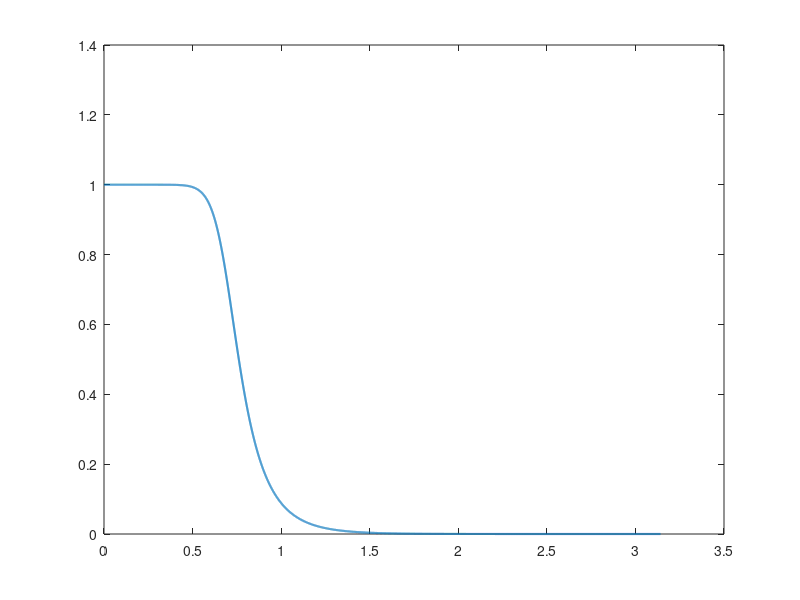

The MATLAB source for this figure: (Note: this script raises an error after producing the figure.)
%% Part 6
% Filter specifications
order = 6;
cutoff = 0.70;  % Cutoff frequency in radians/sample

% Design the Butterworth filter
[b, a] = butter(order, cutoff / pi, 'low');  % Normalize cutoff frequency by pi

% Compute the frequency response
[h, w] = freqz(b, a, 8000);

% Plot the magnitude response
figure;
plot(w, abs(h), 'LineWidth', 1.5);
hold on;
xline(cutoff, '--r', 'Cutoff Frequency', 'LabelVerticalAlignment', 'middle');
title('Magnitude Response of 4th-Order Butterworth Filter');
xlabel('Frequency [radians/sample]');
ylabel('Magnitude');
grid on;
legend('Magnitude Response', 'Location', 'best');
xlim([0, pi]);
ylim([0, 1.1]);
xticks(0:pi/4:pi);
xticklabels({'0', '\pi/4', '\pi/2', '3\pi/4', '\pi'});
hold off;

%% Part D and E
% Define the parameters
M = 60;  % Length of the envelope sequence
n = 0:M; % Time indices for the envelope

% Define the envelope sequence w[n]
w = 0.54 - 0.46 * cos(2 * pi * n / M);

% Define the three narrowband pulses
x1 = w .* cos(0.2 * pi * n);               % x1[n] = w[n] * cos(0.2πn)
x2 = w .* cos(0.4 * pi * n - pi/2);         % x2[n] = w[n] * cos(0.4πn - π/2)
x3 = w .* cos(0.8 * pi * n + pi/5);         % x3[n] = w[n] * cos(0.8πn + π/5)

% Construct the complete input signal x[n]
x = [x3, zeros(1, M+1), x1, zeros(1, M+1), x2];

% Plot the input signal x[n]
figure;
subplot(2, 1, 1);
stem(0:length(x)-1, x, 'filled', 'MarkerSize', 3);
title('Waveform of Signal x[n]');
xlabel('Sample Number (n)');
ylabel('Amplitude');
grid on;

% Compute the DTFT of x[n]
N = 1024;  % Number of frequency points
X = fft(x, N);  % Compute the DFT
f = (-N/2:N/2-1) * (2 * pi / N);  % Frequency axis in radians

% Plot the magnitude of the DTFT of x[n]
subplot(2, 1, 2);
plot(f, fftshift(abs(X)));
title('Magnitude of DTFT of x[n]');
xlabel('\omega (radians)');
ylabel('|X(e^{j\omega})|');
grid on;

% Design the Butterworth filter (from previous steps)
omega_p = 0.2 * pi;  % Passband edge frequency
omega_s = 0.3 * pi;  % Stopband edge frequency
Rp = 1;  % Passband ripple in dB
As = 15; % Stopband attenuation in dB

% Determine the order and cutoff frequency
[N, Wn] = buttord(omega_p / pi, omega_s / pi, Rp, As);

% Design the Butterworth filter
[b, a] = butter(N, Wn);

% Filter the input signal x[n] using the designed filter
y = filter(b, a, x);

% Plot the filtered signal y[n]
figure;
subplot(2, 1, 1);
stem(0:length(y)-1, y, 'filled', 'MarkerSize', 3);
title('Filtered Signal y[n]');
xlabel('Sample Number (n)');
ylabel('Amplitude');
grid on;

% Compute the DFT of the filtered signal y[n]
Y = fft(y, N);  % Compute the DFT

% Plot the magnitude of the DFT of y[n]
subplot(2, 1, 2);
plot(f, fftshift(abs(Y)));
title('Magnitude of DFT of Filtered Signal y[n]');
xlabel('\omega (radians)');
ylabel('|Y(e^{j\omega})|');
grid on;
